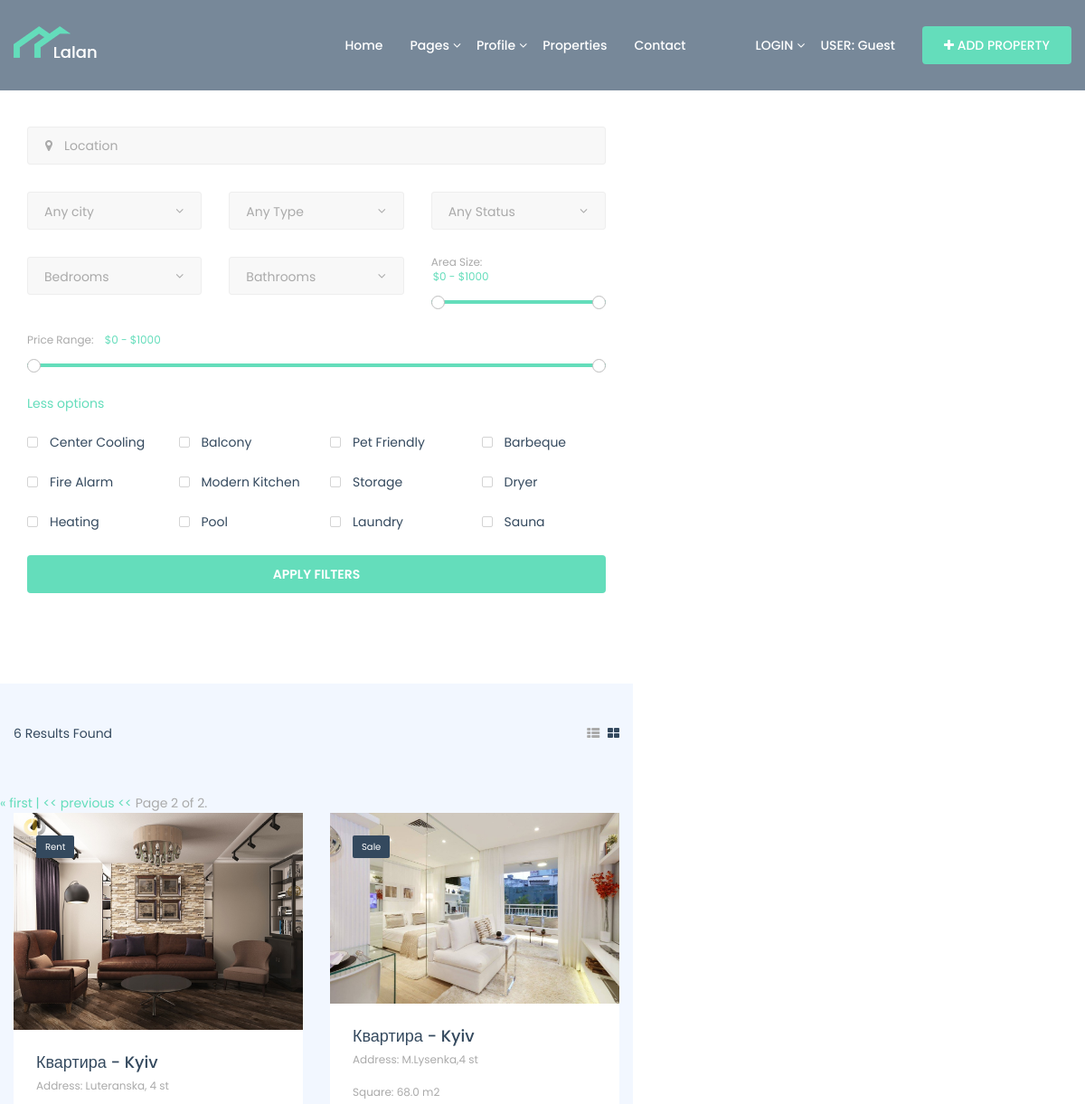
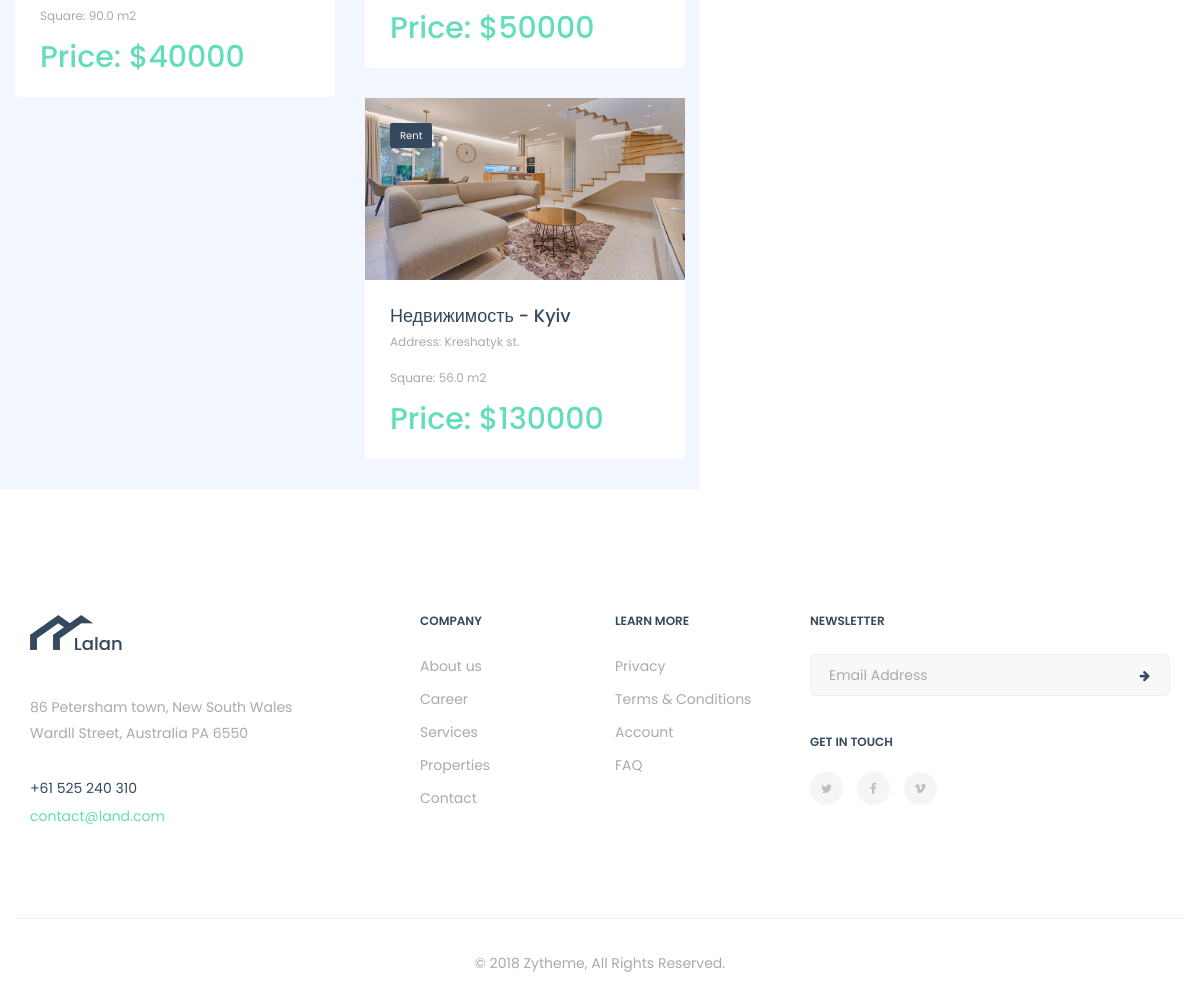
Screenshot of /properties-grid-split?page=2 with the database file from the repository (2 pictures, top to bottom).
### goods/models.py (models this page shows, shortened)
class Post(models.Model):
    name = models.CharField(max_length=100, unique=False, null=False)
    price = models.PositiveIntegerField(null=True, default=0)
    description = models.CharField(max_length=500, unique=False, null=False)
    beds = models.PositiveIntegerField(null=True, default=0)
    baths = models.PositiveIntegerField(null=True, default=0)
    floors = models.PositiveIntegerField(null=True, default=1)
    metro = models.CharField(max_length=50, unique=False, null=True)
    area = models.FloatField(null=True, default=0)
    size = models.FloatField(null=True, default=0)
    photoURL = models.URLField(null=True)
    videoURL = models.URLField(null=True)
    photo = models.FileField(null=False, upload_to='upload/')
    address = models.CharField(max_length=100, unique=False, null=False)
    city = models.ForeignKey(City, on_delete=models.CASCADE)
    country = models.ForeignKey(Country, on_delete=models.CASCADE)
    type = models.ForeignKey(Type, on_delete=models.CASCADE)
    status = models.ForeignKey(Status, on_delete=models.CASCADE)
    location = models.ForeignKey(Location, on_delete=models.CASCADE)

class Status(models.Model):
    name = models.CharField(max_length=100, unique=False, null=False)
    def __str__(self):
        return self.name

class City(models.Model):
    name = models.CharField(max_length=100, unique=False, null=False)
    def __str__(self):
        return self.name

### home/views.py (the view)
# urls.py: path('properties-grid-split', properties_grid_split),
def properties_grid_split(request):
    data = dict()
    data['title'] = 'Listing'
    all_post = Post.objects.all()
    data['posts'] = all_post
    paginator = Paginator(all_post, 10)
    page_number = request.GET.get('page')
    page_obj = paginator.get_page(page_number)
    data['page_obj'] = page_obj
    return render(request, 'home/properties-grid-split.html', context=data)

### templates/home/properties-grid-split.html (shortened to what this page needs)
{% extends 'layouts/base.html' %}
{% load static %}
{% block content %}
<section id="properties-split" class="properties-split pt-0 pb-0 bg-white">
    <div class="container-fluid">
        <div class="row">
            <div class="col-xs-12 col-sm-12 col-md-7">
                <form class="from-split">
                    <div class="form-box search-properties static pr-0 pl-0">
                        <div class="row">
                            <div class="col-xs-12 col-sm-12 col-md-12">
                                <div class="form-group input-icon">
                                    <i class="fa fa-map-marker"></i>
                                    <input type="text" class="form-control" id="location" placeholder="Location">
                                </div>
                            </div>
                            <div class="col-xs-12 col-sm-4 col-md-4">
                                <div class="form-group">
                                    <div class="select--box">
                                        <i class="fa fa-angle-down"></i>
                                        <select name="select-city" id="select-city">
                                            <option>Any city</option>
                                        </select>
                                    </div>
                                </div>
                            </div>
                            <div class="col-xs-12 col-sm-4 col-md-4">
                                <div class="form-group">
                                    <div class="select--box">
                                        <i class="fa fa-angle-down"></i>
                                        <select name="select-type" id="select-type">
                                            <option>Any Type</option>
                                        </select>
                                    </div>
                                </div>
                            </div>
                            <div class="col-xs-12 col-sm-4 col-md-4">
                                <div class="form-group">
                                    <div class="select--box">
                                        <i class="fa fa-angle-down"></i>
                                        <select name="select-status" id="select-status">
                                            <option>Any Status</option>
                                        </select>
                                    </div>
                                </div>
                            </div>
                            <div class="col-xs-12 col-sm-4 col-md-4 option-hide">
                                <div class="form-group">
                                    <div class="select--box">
                                        <i class="fa fa-angle-down"></i>
                                        <select name="select-bedrooms" id="select-bedrooms">
                                            <option>Bedrooms</option>
                                        </select>
                                    </div>
                                </div>
                            </div>
                            <div class="col-xs-12 col-sm-4 col-md-4 option-hide">
                                <div class="form-group">
                                    <div class="select--box">
                                        <i class="fa fa-angle-down"></i>
                                        <select name="select-bathrooms" id="select-bathrooms">
                                            <option>Bathrooms</option>
                                        </select>
                                    </div>
                                </div>
                            </div>
                            <div class="col-xs-12 col-sm-4 col-md-4 option-hide">
                                <div class="filter mb-30">
                                    <p>
                                        <label for="area">Area Size:</label>
                                        <input id="area" type="text" class="amount" readonly>
                                    </p>
                                    <div class="slider-range"></div>
                                </div>
                            </div>
                            <div class="col-xs-12 col-sm-12 col-md-12 option-hide">
                                <div class="filter mb-30">
                                    <p>
                                        <label for="amount">Price Range:</label>
                                        <input id="amount" type="text" class="amount" readonly>
                                    </p>
                                    <div class="slider-range"></div>
                                </div>
                            </div>
                            <div class="col-xs-12 col-sm-12 col-md-12">
                                <a href="#" class="less--options mt-0 mb-25 block">Less options</a>
                            </div>
                            <div class="col-xs-12 col-sm-6 col-md-3">
                                <div class="input-checkbox">
                                    <label class="label-checkbox">
                                        <span>Center Cooling</span>
                                        <span class="check-indicator"></span>
                                    </label>
                                </div>
                            </div>
                            <div class="col-xs-12 col-sm-6 col-md-3">
                                <div class="input-checkbox">
                                    <label class="label-checkbox">
                                        <span>Balcony</span>
                                        <span class="check-indicator"></span>
                                    </label>
                                </div>
                            </div>
                            <div class="col-xs-12 col-sm-6 col-md-3">
                                <div class="input-checkbox">
                                    <label class="label-checkbox">
                                        <span>Pet Friendly</span>
                                        <span class="check-indicator"></span>
                                    </label>
                                </div>
                            </div>
                            <div class="col-xs-12 col-sm-6 col-md-3">
                                <div class="input-checkbox">
                                    <label class="label-checkbox">
                                        <span>Barbeque</span>
                                        <span class="check-indicator"></span>
                                    </label>
                                </div>
                            </div>
                            <div class="col-xs-12 col-sm-6 col-md-3">
                                <div class="input-checkbox">
                                    <label class="label-checkbox">
                                        <span>Fire Alarm</span>
                                        <span class="check-indicator"></span>
                                    </label>
                                </div>
                            </div>
                            <div class="col-xs-12 col-sm-6 col-md-3">
                                <div class="input-checkbox">
                                    <label class="label-checkbox">
                                        <span>Modern Kitchen</span>
                                        <span class="check-indicator"></span>
                                    </label>
                                </div>
                            </div>
                            <div class="col-xs-12 col-sm-6 col-md-3">
                                <div class="input-checkbox">
                                    <label class="label-checkbox">
                                        <span>Storage</span>
                                        <span class="check-indicator"></span>
                                    </label>
                                </div>
                            </div>
                            <div class="col-xs-12 col-sm-6 col-md-3">
                                <div class="input-checkbox">
                                    <label class="label-checkbox">
                                        <span>Dryer</span>
                                        <span class="check-indicator"></span>
                                    </label>
                                </div>
                            </div>
                            <div class="col-xs-12 col-sm-6 col-md-3">
                                <div class="input-checkbox">
                                    <label class="label-checkbox">
                                        <span>Heating</span>
                                        <span class="check-indicator"></span>
                                    </label>
                                </div>
                            </div>
                            <div class="col-xs-12 col-sm-6 col-md-3">
                                <div class="input-checkbox">
                                    <label class="label-checkbox">
                                        <span>Pool</span>
                                        <span class="check-indicator"></span>
                                    </label>
                                </div>
                            </div>
                            <div class="col-xs-12 col-sm-6 col-md-3">
                                <div class="input-checkbox">
                                    <label class="label-checkbox">
                                        <span>Laundry</span>
                                        <span class="check-indicator"></span>
                                    </label>
                                </div>
                            </div>
                            <div class="col-xs-12 col-sm-6 col-md-3">
                                <div class="input-checkbox">
                                    <label class="label-checkbox">
                                        <span>Sauna</span>
                                        <span class="check-indicator"></span>
                                    </label>
                                </div>
                            </div>
                            <div class="col-xs-12 col-sm-12 col-md-12">
                                <input type="submit" value="Apply Filters" name="submit"
                                       class="btn btn--primary btn--block mb-30">
                            </div>
                        </div>
                    </div>
                </form>
                <div class="row wrapper-bg pt-45">
                    <div class="col-xs-12 col-sm-12 col-md-12">
                        <div class="properties-filter clearfix">
                            <div class="select--box pull-left">
                                <label>6 Results Found</label>
                            </div>
                            <div class="view--type pull-right">
                                <a id="switch-list" href="#" class=""><i class="fa fa-th-list"></i></a>
                                <a id="switch-grid" href="#" class="active"><i class="fa fa-th-large"></i></a>
                            </div>
                        </div>
                    </div>
 <div class="pagination" style="margin-top: 20px">
        <span class="step-links">
            {% if page_obj.has_previous %}
                <a href="?page=1">&laquo; first |</a>
                <a href="?page={{ page_obj.previous_page_number }}">  << previous << </a>
            {% endif %}
            <span class="current">
                Page {{ page_obj.number }} of {{ page_obj.paginator.num_pages }}.
            </span>
        </span>
    </div>
                    {% for post in page_obj %}
                    <div class="properties properties-grid">
                        <div class="col-xs-12 col-sm-6 col-md-6">
                            <div class="property-item">
                                <div class="property--img">
                                    <a href="property-single-gallery.html">
                                        <img src="/media/{{ post.photo }}" alt="property image"
                                             class="img-responsive">
                                    </a>
                                    <span class="property--status">{{ post.status }}</span>
                                </div>
                                <div class="property--content">
                                    <div class="property--info">
                                        <h5 class="property--title"><a href="property-single-gallery.html">{{ post.name }} - {{ post.city }} </a></h5>
                                        <p class="property--location">Address: {{ post.address }}</p>
                                        <p class="property--location">Square: {{ post.size }} m2</p>
                                        <p class="property--price">Price: ${{ post.price }}</p>
                                    </div>
                                </div>
                            </div>
                        </div>
                    </div>
                    {% endfor %}
            </div>
            <div class="col-xs-12 col-sm-12 col-md-5 col-map">
                <div class="map-horizontal">
                    <div id="googleMap" style="width:100%;height:100vh;"></div>
                </div>
            </div>
        </div>
    </div>
</section>
{% endblock content %}

### rows the page displays
Post: photo (picture), status "Rent", name "Квартира", city "Kyiv", address "Luteranska, 4 st", size "90.0", price "40000"
Post: photo (picture), status "Sale", name "Квартира", city "Kyiv", address "M.Lysenka,4 st", size "68.0", price "50000"
Post: photo (picture), status "Rent", name "Недвижимость", city "Kyiv", address "Kreshatyk st.", size "56.0", price "130000"

### other values shown
{{ page_obj.number }} "2"
{{ page_obj.paginator.num_pages }} "2"
